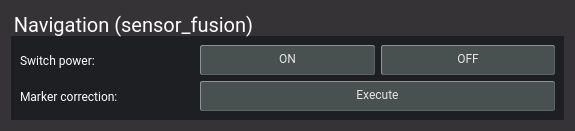
<?xml version="1.0" encoding="UTF-8"?>
<ui version="4.0">
 <class>intball::TelecommandNavigationWidget</class>
 <widget class="QWidget" name="intball::TelecommandNavigationWidget">
  <property name="geometry">
   <rect>
    <x>0</x>
    <y>0</y>
    <width>575</width>
    <height>127</height>
   </rect>
  </property>
  <property name="windowTitle">
   <string>Form</string>
  </property>
  <property name="styleSheet">
   <string notr="true">color: rgb(255, 255, 255);
background-color: rgb(53, 51, 53);</string>
  </property>
  <layout class="QGridLayout" name="gridLayout">
   <item row="0" column="0">
    <widget class="QGroupBox" name="groupOnOff">
     <property name="maximumSize">
      <size>
       <width>16777215</width>
       <height>109</height>
      </size>
     </property>
     <property name="font">
      <font>
       <family>Roboto</family>
       <pointsize>-1</pointsize>
      </font>
     </property>
     <property name="styleSheet">
      <string notr="true">QGroupBox {
  border: 0;
  margin-top: 25px;
  font-size: 20px;
  background-color: rgb(29, 31, 34);
}
QLabel {
    background-color: rgb(29, 31, 34);
}</string>
     </property>
     <property name="title">
      <string>Navigation (sensor_fusion)</string>
     </property>
     <layout class="QGridLayout" name="gridLayout_2">
      <property name="verticalSpacing">
       <number>6</number>
      </property>
      <item row="0" column="1">
       <widget class="intball::CommandButton" name="pushButtonNavigationOn">
        <property name="minimumSize">
         <size>
          <width>0</width>
          <height>30</height>
         </size>
        </property>
        <property name="font">
         <font>
          <family>Roboto</family>
         </font>
        </property>
        <property name="styleSheet">
         <string notr="true">QPushButton {
  background-color: rgb(72, 80, 80);
  color: rgb(229, 227, 226);
  padding-bottom: 3px;
  border-radius: 2px;
  border: 1px outset rgb(92, 100, 100);
}
QPushButton:pressed {
  background-color: rgb(92, 100, 100);
  color: rgb(255, 255, 255);
  padding-bottom: 3px;
  border-radius: 2px;
  border: 1px outset rgb(92, 100, 100);
}
QPushButton:disabled {
  background-color: rgb(112, 120, 120);
  color: rgb(255, 255, 255);
  padding-bottom: 3px;
  border-radius: 2px;
  border: 1px outset rgb(112, 120, 120);
}</string>
        </property>
        <property name="text">
         <string>ON</string>
        </property>
       </widget>
      </item>
      <item row="0" column="0">
       <widget class="QLabel" name="labelNavigationSwitchPower">
        <property name="font">
         <font>
          <family>Roboto</family>
         </font>
        </property>
        <property name="text">
         <string>Switch power:</string>
        </property>
       </widget>
      </item>
      <item row="0" column="2">
       <widget class="intball::CommandButton" name="pushButtonNavigationOff">
        <property name="minimumSize">
         <size>
          <width>0</width>
          <height>30</height>
         </size>
        </property>
        <property name="font">
         <font>
          <family>Roboto</family>
         </font>
        </property>
        <property name="styleSheet">
         <string notr="true">QPushButton {
  background-color: rgb(72, 80, 80);
  color: rgb(229, 227, 226);
  padding-bottom: 3px;
  border-radius: 2px;
  border: 1px outset rgb(92, 100, 100);
}
QPushButton:pressed {
  background-color: rgb(92, 100, 100);
  color: rgb(255, 255, 255);
  padding-bottom: 3px;
  border-radius: 2px;
  border: 1px outset rgb(92, 100, 100);
}
QPushButton:disabled {
  background-color: rgb(112, 120, 120);
  color: rgb(255, 255, 255);
  padding-bottom: 3px;
  border-radius: 2px;
  border: 1px outset rgb(112, 120, 120);
}</string>
        </property>
        <property name="text">
         <string>OFF</string>
        </property>
       </widget>
      </item>
      <item row="1" column="0">
       <widget class="QLabel" name="labelMarkerCorrection">
        <property name="font">
         <font>
          <family>Roboto</family>
         </font>
        </property>
        <property name="text">
         <string>Marker correction:</string>
        </property>
       </widget>
      </item>
      <item row="1" column="1" colspan="2">
       <widget class="intball::CommandButton" name="sendMarkerCorrection">
        <property name="minimumSize">
         <size>
          <width>0</width>
          <height>30</height>
         </size>
        </property>
        <property name="font">
         <font>
          <family>Roboto</family>
         </font>
        </property>
        <property name="styleSheet">
         <string notr="true">QPushButton {
  background-color: rgb(72, 80, 80);
  color: rgb(229, 227, 226);
  padding-bottom: 3px;
  border-radius: 2px;
  border: 1px outset rgb(92, 100, 100);
}
QPushButton:pressed {
  background-color: rgb(92, 100, 100);
  color: rgb(255, 255, 255);
  padding-bottom: 3px;
  border-radius: 2px;
  border: 1px outset rgb(92, 100, 100);
}
QPushButton:disabled {
  background-color: rgb(112, 120, 120);
  color: rgb(255, 255, 255);
  padding-bottom: 3px;
  border-radius: 2px;
  border: 1px outset rgb(112, 120, 120);
}</string>
        </property>
        <property name="text">
         <string>Execute</string>
        </property>
       </widget>
      </item>
     </layout>
    </widget>
   </item>
  </layout>
 </widget>
 <customwidgets>
  <customwidget>
   <class>intball::CommandButton</class>
   <extends>QPushButton</extends>
   <header>command_button.h</header>
  </customwidget>
 </customwidgets>
 <resources/>
 <connections/>
</ui>
